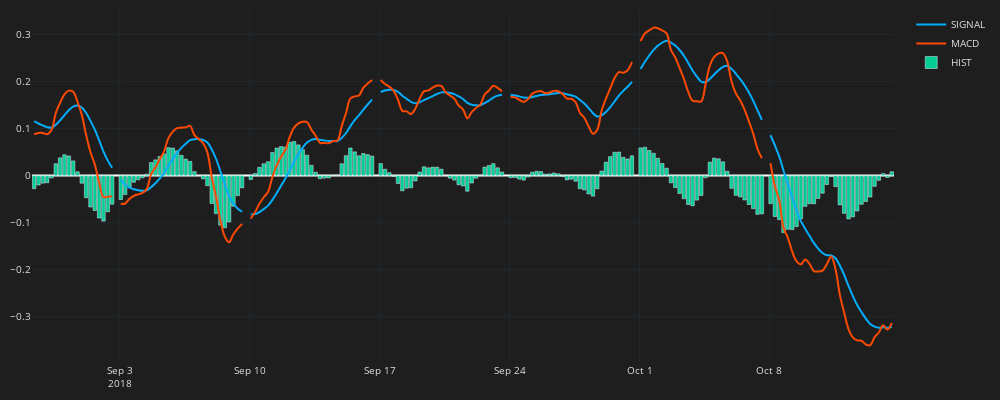

The notebook cell saved with this chart:
### Code cell
df_plot = df.iloc[1000:1200]
fig = go.Figure()

fig.add_trace(go.Scatter( 
    x=df_plot.time,
    y=df_plot.SIGNAL,
    line=dict(width=2,color="#03adfc"),
    line_shape='spline',
    name='SIGNAL',
    mode='lines'
    ))        
fig.add_trace(go.Scatter( 
    x=df_plot.time,
    y=df_plot.MACD,
    line=dict(width=2,color="#fc4a03"),
    line_shape='spline',
    name='MACD',
    mode='lines'
    ))         
fig.add_trace(go.Bar( 
    x=df_plot.time,
    y=df_plot.HIST,
    name='HIST'
    ))         

fig.update_layout(width=1000,height=400,
    margin=dict(l=10,r=10,b=10,t=10),
    font=dict(size=10,color="#e1e1e1"),
    paper_bgcolor="#1e1e1e",
    plot_bgcolor="#1e1e1e")
fig.update_xaxes(
    gridcolor="#1f292f",
    showgrid=True,fixedrange=True,rangeslider=dict(visible=False),
    rangebreaks=[
        dict(bounds=["sat", "mon"])
    ]
)
fig.update_yaxes(
    gridcolor="#1f292f",
    showgrid=True
)
fig.show()

### Figure 1 — Plotly figure (JSON) as saved in the notebook; plotly's stock layout.template omitted (floating-point values rounded to 4 significant figures; data arrays with more than 128 entries replaced by an {"elided": "..."} marker saying what was removed)
{"data": [{"line": {"color": "#03adfc", "shape": "spline", "width": 2}, "mode": "lines", "name": "SIGNAL", "type": "scatter", "x": {"elided": "200 str values"}, "y": {"elided": "200 float values"}}, {"line": {"color": "#fc4a03", "shape": "spline", "width": 2}, "mode": "lines", "name": "MACD", "type": "scatter", "x": {"elided": "200 str values"}, "y": {"elided": "200 float values"}}, {"name": "HIST", "type": "bar", "x": {"elided": "200 str values"}, "y": {"elided": "200 float values"}}], "layout": {"font": {"color": "#e1e1e1", "size": 10}, "height": 400, "margin": {"b": 10, "l": 10, "r": 10, "t": 10}, "paper_bgcolor": "#1e1e1e", "plot_bgcolor": "#1e1e1e", "width": 1000, "xaxis": {"fixedrange": true, "gridcolor": "#1f292f", "rangebreaks": [{"bounds": ["sat", "mon"]}], "rangeslider": {"visible": false}, "showgrid": true}, "yaxis": {"gridcolor": "#1f292f", "showgrid": true}}}
